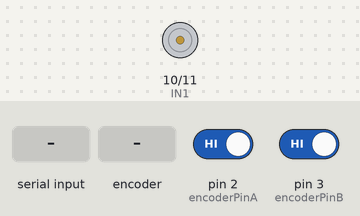
A sketch run on a simulated Arduino Uno, built with avr-gcc and run on an emulated ATmega328P. Parts: motor-driver pin pairs drawn as motors (green arrow = first pin HIGH = forward, orange = second pin HIGH = backward, longer = more drive, scaled by the enable pin). The inputs (shaded band) are chosen by the test bench; at power-on: pin 2 (encoderPinA) HIGH, pin 3 (encoderPinB) HIGH. What the sketch prints to the serial monitor is not drawn.

Above: at 1.2 s.
1.3 s: "90,45\n" received over Serial
2.8 s: "30,150\n" received over Serial
4.3 s: "0\n" received over Serial
5.8 s: "5\n" received over Serial
At 6.4 s:
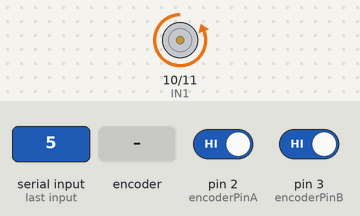
7.4 s: rotary encoder on pin 2 (encoderPinA) / pin 3 (encoderPinB) turned 2 steps (second pin leading)
At 8.8 s:
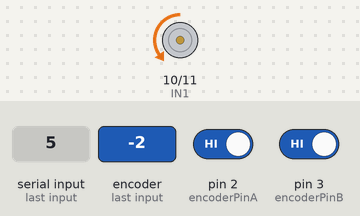
10.8 s: rotary encoder on pin 2 (encoderPinA) / pin 3 (encoderPinB) turned 1 step (first pin leading)
Timing chart, 0 to 13.5 s (numbered marks = the images above; inputs shaded):
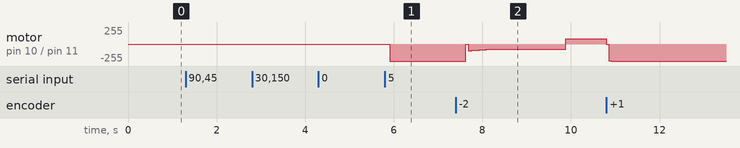

Measured:
- after the input at 1.3 s, every drawn part: stays the same
- after the input at 2.8 s, every drawn part: stays the same
- after the input at 4.3 s, every drawn part: stays the same
- after the input at 5.8 s, motor on pin 10 (IN1) / pin 11 (IN2): stopped → backward 255/255 after 0.10 s

The sketch:

PID_GROUP_04.ino
```cpp
#include <PID_v1.h>

/* ===================== Pins ===================== */
const int ENA = 9;
const int IN1 = 10;
const int IN2 = 11;

const int encoderPinA = 2;
const int encoderPinB = 3;

/* ===================== Encoder -> Angle ===================== */
volatile long encoderPos = 0;
const float STEPS_PER_REVOLUTION = 220.0; // להתאים לרזולוציה האמיתית שלך
const float DEGREES_PER_STEP = 360.0 / STEPS_PER_REVOLUTION;

/* ===================== PID ===================== */
double Setpoint = 0;
double Input = 0;
double Output = 0;

double Kp = 0, Ki = 0, Kd = 0;
PID myPID(&Input, &Output, &Setpoint, 0, 0, 0, DIRECT);

/* ===================== Plotter ===================== */
const unsigned long plotIntervalMs = 50;
unsigned long lastPlotTime = 0;

/* ===================== State ===================== */
enum State { WAIT_KP, WAIT_KI, WAIT_KD, WAIT_ANGLE, RUN };
State state = WAIT_KP;

/* ===================== Helpers ===================== */
void stopMotor() {
  digitalWrite(IN1, LOW);
  digitalWrite(IN2, LOW);
  analogWrite(ENA, 0);
}

double readDoubleBlocking() {
  // מחכה לשורה שלמה (Newline) ואז מחזיר מספר
  while (Serial.available() == 0) { /* wait */ }
  String s = Serial.readStringUntil('\n');
  s.trim();
  return s.toFloat();
}

void setTunings(double kp, double ki, double kd) {
  myPID.SetTunings(kp, ki, kd);
}

/* ===================== Setup ===================== */
void setup() {
  pinMode(ENA, OUTPUT);
  pinMode(IN1, OUTPUT);
  pinMode(IN2, OUTPUT);

  pinMode(encoderPinA, INPUT_PULLUP);
  pinMode(encoderPinB, INPUT_PULLUP);
  attachInterrupt(digitalPinToInterrupt(encoderPinA), encoderISR, CHANGE);

  Serial.begin(9600);

  myPID.SetOutputLimits(-255, 255);
  myPID.SetSampleTime(10);
  myPID.SetMode(AUTOMATIC);

  stopMotor();

  Serial.println("=== INPUT PHASE ===");
  Serial.println("ב-Serial Monitor: Baud=9600, Line Ending = Newline");
  Serial.println("");
  Serial.println("Enter Kp and press ENTER:");
}

/* ===================== Loop ===================== */
void loop() {
  // תמיד נעדכן את Input כדי שנוכל לאמת טווח, אבל לא נדפיס כלום בשלב ההזנה
  Input = encoderPos * DEGREES_PER_STEP;

  // ===== שלב הזנת נתונים (ללא הדפסות של זווית/פלוט) =====
  if (state != RUN) {
    stopMotor();

    if (Serial.available() > 0) {
      double val = readDoubleBlocking();

      if (state == WAIT_KP) {
        Kp = val;
        Serial.print("Kp set to: "); Serial.println(Kp);
        state = WAIT_KI;
        Serial.println("Enter Ki and press ENTER:");
      }
      else if (state == WAIT_KI) {
        Ki = val;
        Serial.print("Ki set to: "); Serial.println(Ki);
        state = WAIT_KD;
        Serial.println("Enter Kd and press ENTER:");
      }
      else if (state == WAIT_KD) {
        Kd = val;
        Serial.print("Kd set to: "); Serial.println(Kd);

        setTunings(Kp, Ki, Kd);

        state = WAIT_ANGLE;
        Serial.println("Enter target Angle (must be within ±15° of current angle) and press ENTER:");
      }
      else if (state == WAIT_ANGLE) {
        double newTarget = val;

        if (abs(newTarget - Input) <= 15.0) {
          Setpoint = newTarget;
          Serial.print("Target angle set to: "); Serial.println(Setpoint);

          Serial.println("✅ All inputs received. Starting control + Serial Plotter output...");
          Serial.println("Now you can open Tools -> Serial Plotter (close Serial Monitor).");

          state = RUN;
          lastPlotTime = millis(); // reset plot timer
        } else {
          Serial.println("Error: angle out of range. Enter a value within ±15° of current angle:");
        }
      }
    }

    return; // לא ממשיכים ל-PID/Plotter עד RUN
  }

  // ===== RUN: רק אחרי שהוזנו Kp,Ki,Kd,Angle =====
  myPID.Compute();
  controlMotor(Output);

  // Serial Plotter output ONLY in RUN
  unsigned long now = millis();
  if (now - lastPlotTime >= plotIntervalMs) {
    Serial.print("Angle:");
    Serial.print(Input);
    Serial.print("\tTarget:");
    Serial.print(Setpoint);
    Serial.print("\tOutput:");
    Serial.println(Output);
    lastPlotTime = now;
  }
}

/* ===================== Motor control ===================== */
void controlMotor(double pidOutput) {
  // Stop motor if within 1° of target
  if (abs(Input - Setpoint) < 1.0) {
    stopMotor();
    return;
  }

  // Direction
  if (pidOutput > 0) {
    digitalWrite(IN1, LOW);
    digitalWrite(IN2, HIGH);
  } else {
    digitalWrite(IN1, HIGH);
    digitalWrite(IN2, LOW);
  }

  // Speed with dead-zone
  int pwm = constrain((int)abs(pidOutput), 80, 255);
  analogWrite(ENA, pwm);
}

/* ===================== Encoder ISR ===================== */
void encoderISR() {
  int a = digitalRead(encoderPinA);
  int b = digitalRead(encoderPinB);

  if (a == b) encoderPos++;
  else encoderPos--;
}
```
